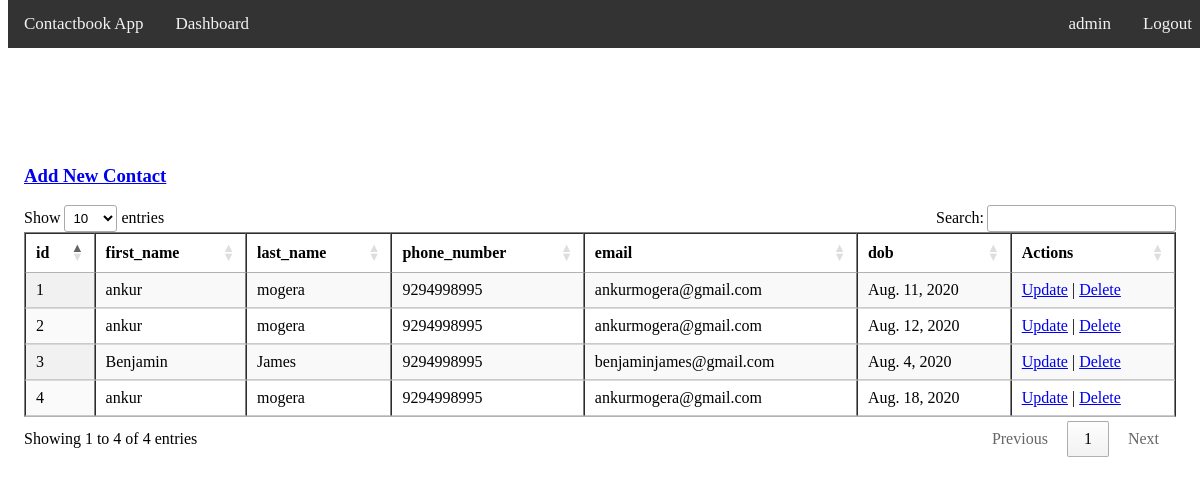
The app's page /Security/contacts/dashboard/ (signed in) with its own data.
### contacts/models.py (models this page shows)
class contactRecords(models.Model):
    first_name = models.CharField(max_length=25)
    last_name = models.CharField(max_length=25)
    phone_number = models.CharField(max_length=15)  # varchar datatype
    email = models.CharField(max_length=25)
    dob = models.DateField()
    address = models.CharField(max_length=100)
    is_active = models.BooleanField(default=True)

### contacts/views.py (the view)
# urls.py: path('', include('dashboard.urls')),
def dashboard(request):
    print(request)
    data = contactRecords.objects.filter(is_active = True)
    return render(request, 'dashboard.html', {'data' : data})

### contacts/templates/dashboard.html (shortened to what this page needs)
<!DOCTYPE html>
<html lang="en">
<head>
    <link rel="stylesheet" type="text/css" href="http://cdn.datatables.net/1.10.22/css/jquery.dataTables.min.css">
    {% load static %}
    <link rel="stylesheet" href="{% static 'css/layout.css' %}" type="text/css">
</head>
<body>
    <div class="navbar">
        <a>Contactbook App</a>
        <a>Dashboard</a>
        <a style="float: right" href="{% url 'logout' %}">Logout</a>
        <a style="float: right" href="{% url 'dashboard' %}">{{ user.username }}</a>
    </div>
    <main class="main">
        <h3><a href="{% url 'add' %}">Add New Contact</a></h3>
        {% if data %}
        <table border="1" id="myTable" class="display" style="width:100%">
            <thead>
                <th>id</th>
                <th>first_name</th>
                <th>last_name</th>
                <th>phone_number</th>
                <th>email</th>
                <th>dob</th>
                <th>Actions</th>
            </thead>
        <tbody>
            {% for record in data %}
            <tr>
                <td>{{record.id}}</td>
                <td>{{record.first_name}}</td>
                <td>{{record.last_name}}</td>
                <td>{{record.phone_number}}</td>
                <td>{{record.email}}</td>
                <td>{{record.dob}}</td>
                <td><a href="{% url 'edit' record.id %}">Update</a> | <a href="{% url 'delete' record.id %}">Delete</a></td>
            </tr>
            {% endfor %}
        </tbody>
        </table>
        {% endif %}
    </main>
</body>
</html>

### dashboard/static/css/layout.css (style rules this page uses)
.navbar { overflow: hidden; background-color: #333; position: fixed; top: 0; width: 100%; }
.navbar a { float: left; display: block; color: #f2f2f2; text-align: center; padding: 14px 16px; text-decoration: none; font-size: 17px; }
.main { padding: 16px; margin-top: 130px; height: 1500px; }

### records on screen
contactRecords: id "1", first_name "ankur", last_name "mogera", phone_number "9294998995", email "ankurmogera@gmail.com", dob "Aug. 11, 2020"
contactRecords: id "2", first_name "ankur", last_name "mogera", phone_number "9294998995", email "ankurmogera@gmail.com", dob "Aug. 12, 2020"
contactRecords: id "3", first_name "Benjamin", last_name "James", phone_number "9294998995", email "benjaminjames@gmail.com", dob "Aug. 4, 2020"
contactRecords: id "4", first_name "ankur", last_name "mogera", phone_number "9294998995", email "ankurmogera@gmail.com", dob "Aug. 18, 2020"

### other values on screen
{{ user.username }} "admin"
